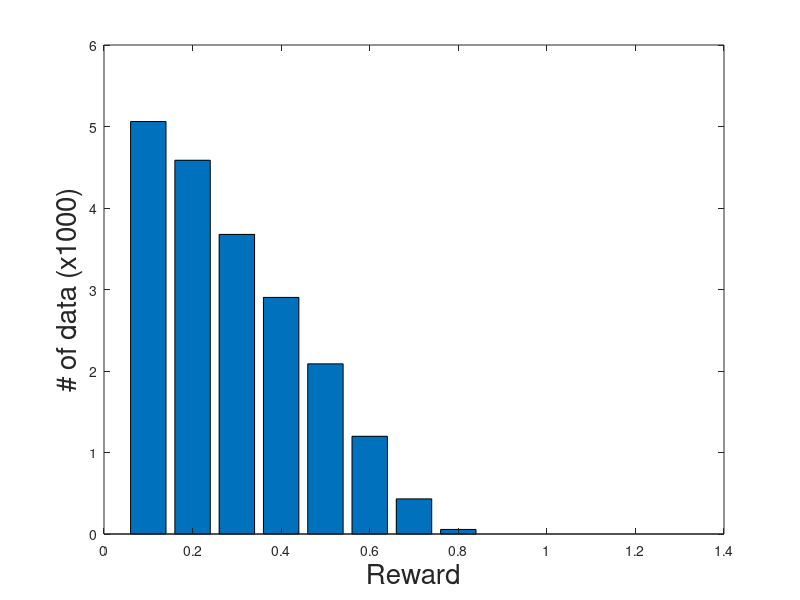

The MATLAB script that drew this image: (Note: this script raises an error after producing the figure.)
clear;
close all;

%%
Data_dist = csvread('Data_distribution(02).csv');
xr = Data_dist(1, :);
Treward = Data_dist(2, :);
xc = Data_dist(3, :);
Tcost = Data_dist(4, :);
colsWithZeros = any(xc==0, 1);
xc = xc(:, ~colsWithZeros);
Tcost = Tcost(:, ~colsWithZeros);

%% Plot %%
% plot properties
label_Fontsize = 20;
tick_Fontsize = 15;

% reward
figure(1);
bar(xr, Treward./1000);
xlabel('Reward', 'Fontsize', label_Fontsize);
ylabel('# of data (x1000)', 'Fontsize', label_Fontsize);
ax = gca;
ax.FontSize = tick_Fontsize;

% cost
figure(2);
bar(xc, Tcost./1000);
xlabel('Cost', 'Fontsize', label_Fontsize);
ylabel('# of data (x1000)', 'Fontsize', label_Fontsize);
ax = gca;
ax.FontSize = tick_Fontsize;
